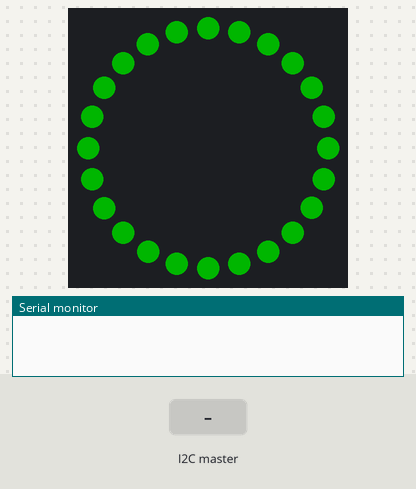
The sketch below on a simulated Arduino Uno, built with avr-gcc and run on an emulated ATmega328P. Parts: 24 RGB LEDs in a ring, first at the top, clockwise, the last lines printed to the serial monitor. Inputs (shaded band) come from the test bench. Dim RGB values are drawn brighter than linear.

Above: at 1.25 s.
1.3 s: the I2C master sends the byte 1
At 2.5 s:
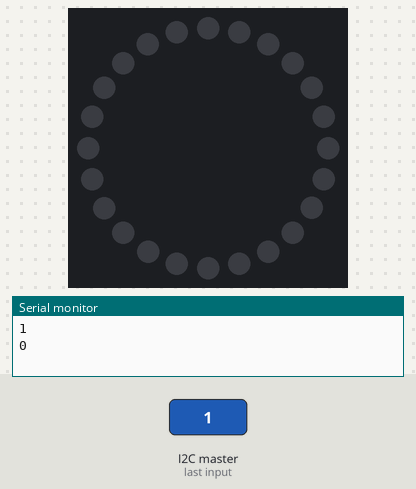
Timing chart, 0 to 4.3 s (numbered marks = the images above; inputs shaded):
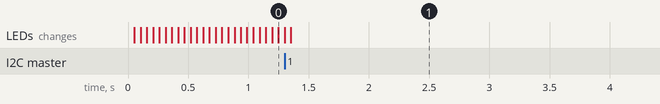

Measured:
- after the input at 1.3 s, the LEDs: first differ from a run without the input after 0.05 s (image 1)

The sketch:

alphabot.ino
```cpp
#include <Adafruit_NeoPixel.h>
#include <Wire.h>
#define SLAVE_ADDRESS 0x04
int pin = 6;
int pixels = 24;
Adafruit_NeoPixel ring = Adafruit_NeoPixel(pixels, pin, NEO_GRB + NEO_KHZ800);
uint32_t green = ring.Color(0, 255, 0);
uint32_t black = ring.Color(0, 0, 0);
uint32_t purple = ring.Color(255, 0, 255);
uint32_t blue = ring.Color(0, 0, 255);
uint32_t red = ring.Color(255, 0, 0);
bool seeTarget = false;
short lightPos = 0;
short const LOW_BRIGHTNESS = 65;
short const MED_BRIGHTNESS = 100;
short const HIGH_BRIGHTNESS = 150;
short brightness = LOW_BRIGHTNESS;
long prevTime = millis();
int INTERVAL = 50;

void receiveData(int byteCount){
  while(Wire.available() > 0) {
    short num = Wire.read();
    Serial.println(num);
    short num2 =Wire.read();
    String number = "";
    for(int x = 0; x < num2; x++)
    {
      number+=Wire.read();
    }
    switch(num) {
      case(0):
        if(number.toInt() == 1)
          seeTarget = true;
        else
          seeTarget = false;
        break;
      case(1):
        /*if(number.toInt() >= HIGH_BRIGHTNESS)
          brightness = HIGH_BRIGHTNESS;
        else if(number.toInt() >= MED_BRIGHTNESS)
          brightness = MED_BRIGHTNESS;
        else
          brightness = LOW_BRIGHTNESS;*/
        brightness = number.toInt();
        Serial.println(brightness);
        if(ring.getBrightness() != brightness)
          ring.setBrightness(brightness);
        break;
      default:
        break;
    }
  }
}

void sendData(int number){
  Wire.write(number);
}

void setup() {
  // put your setup code here, to run once:
  Wire.begin(SLAVE_ADDRESS);
  Wire.onReceive(receiveData);
  Serial.begin(9600);
  ring.begin();
  for(int x=0; x<pixels; x++) {
    ring.setPixelColor(x, green);
  }
  ring.show();
  ring.setBrightness(brightness);
}

void loop() {
  // put your main code here, to run repeatedly:
  //Serial.println(seeTarget);
  if(millis() - prevTime > INTERVAL) {
    ring.setPixelColor(lightPos, green);
    lightPos = (lightPos < 24) ? lightPos + 1 : 0; //24 -> 11
    ring.setPixelColor(lightPos, black);
    if(seeTarget)
      ring.setPixelColor(lightPos, red);
    ring.show();
    prevTime = millis();
  }
}
```
